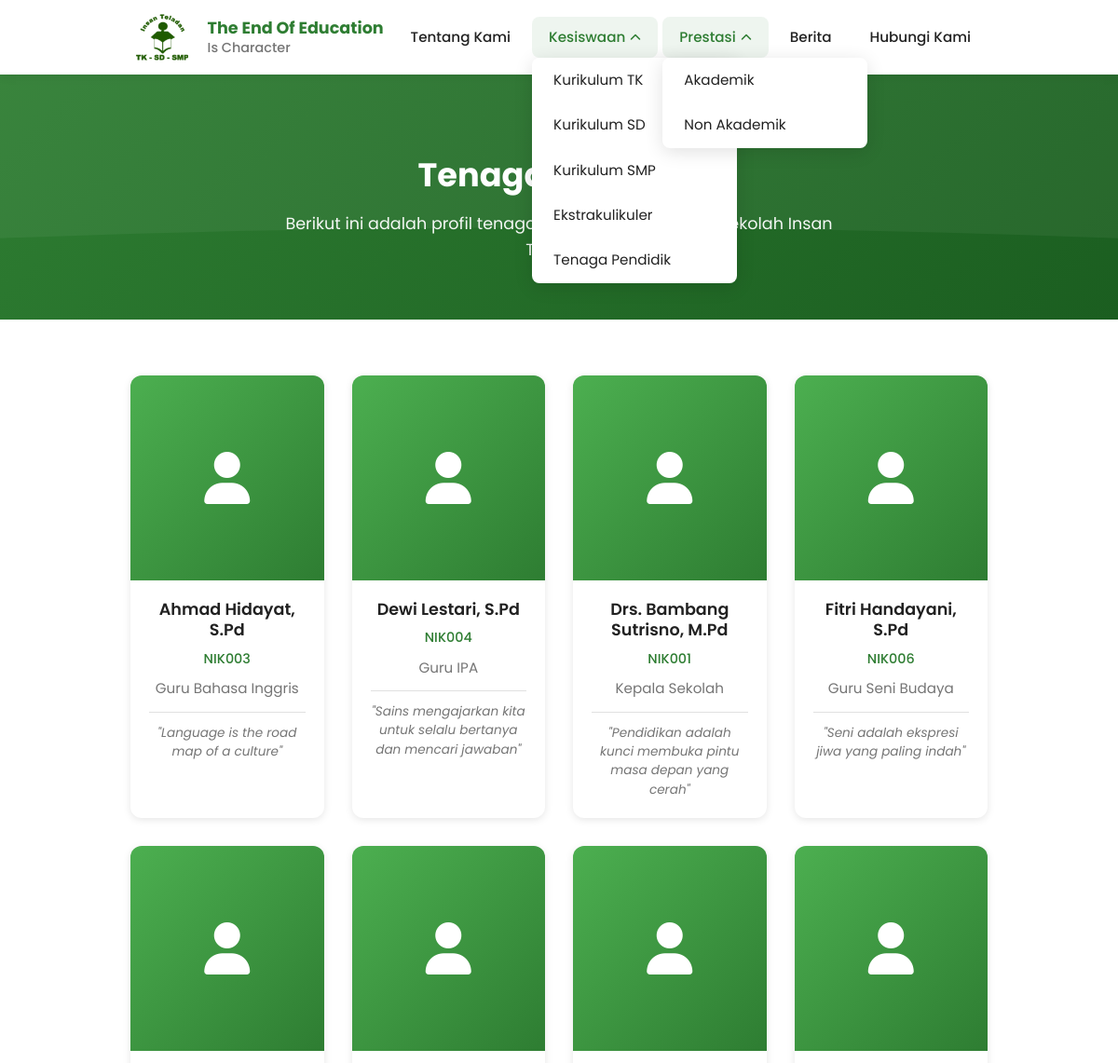
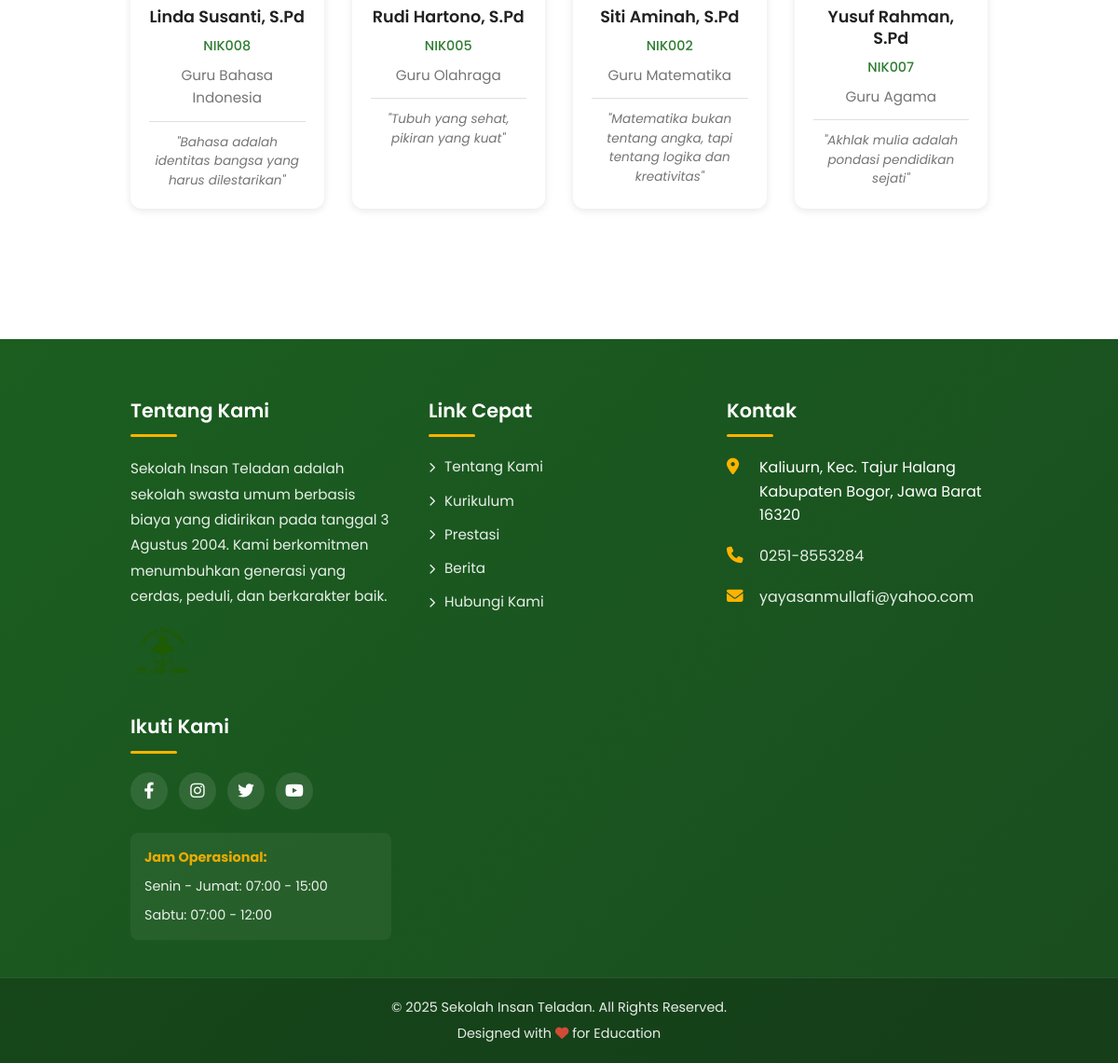
/pages/tenaga_pendidik.php, run on the app's committed database (2 pictures, top to bottom).
### tables this page shows
CREATE TABLE IF NOT EXISTS tenaga_pendidik (
    id INT PRIMARY KEY AUTO_INCREMENT,
    nama VARCHAR(100) NOT NULL,
    nik VARCHAR(20) UNIQUE NOT NULL,
    posisi VARCHAR(100) NOT NULL,
    quotes TEXT,
    foto VARCHAR(255),
    created_at TIMESTAMP DEFAULT CURRENT_TIMESTAMP
);

### config.php (called while the page is built, shortened)
<?php
function h($str) {
    return htmlspecialchars($str, ENT_QUOTES, 'UTF-8');
}
?>

### pages/tenaga_pendidik.php (the view, shortened to what this page needs)
<?php
require_once '../config.php';
$page = isset($_GET['page']) ? (int)$_GET['page'] : 1;
$page = max(1, $page);
$perPage = 8;
$offset = ($page - 1) * $perPage;
$stmt = $pdo->prepare("SELECT * FROM tenaga_pendidik ORDER BY nama ASC LIMIT ? OFFSET ?");
$stmt->execute([$perPage, $offset]);
$tenagaPendidik = $stmt->fetchAll();
include '../includes/header.php';
?>
<div class="page-header">
    <div class="page-header-content">
        <h1>Tenaga Pendidik</h1>
        <p>Berikut ini adalah profil tenaga pendidik yang ada di Sekolah Insan Teladan</p>
    </div>
</div>
<section class="section">
    <div class="container">
        <?php if (!empty($tenagaPendidik)): ?>
        <div class="grid grid-4">
            <?php foreach ($tenagaPendidik as $guru): ?>
            <div class="teacher-card">
                <div class="teacher-image">
                    <?php if ($guru['foto']): ?>
                        <img src="<?php echo SITE_URL; ?>/images/uploads/<?php echo h($guru['foto']); ?>"
                             alt="<?php echo h($guru['nama']); ?>">
                    <?php else: ?>
                        <div class="teacher-placeholder">
                            <i class="fas fa-user"></i>
                        </div>
                    <?php endif; ?>
                </div>
                <div class="teacher-info">
                    <h3><?php echo h($guru['nama']); ?></h3>
                    <p class="teacher-nik"><?php echo h($guru['nik']); ?></p>
                    <p class="teacher-position"><?php echo h($guru['posisi']); ?></p>
                    <?php if ($guru['quotes']): ?>
                        <p class="teacher-quotes">"<?php echo h($guru['quotes']); ?>"</p>
                    <?php endif; ?>
                </div>
            </div>
            <?php endforeach; ?>
        </div>
        <?php endif; ?>
    </div>
</section>
<?php include '../includes/footer.php'; ?>

### includes/header.php (shortened to what this page needs)
<!DOCTYPE html>
<html lang="id">
<head>
    <link rel="stylesheet" href="<?php echo SITE_URL; ?>/css/style.css">
    <link rel="stylesheet" href="<?php echo SITE_URL; ?>/css/navbar.css">
    <link rel="stylesheet" href="<?php echo SITE_URL; ?>/css/footer.css">
    <link rel="stylesheet" href="<?php echo SITE_URL; ?>/css/responsive.css">
    <link rel="stylesheet" href="https://cdnjs.cloudflare.com/ajax/libs/font-awesome/6.4.0/css/all.min.css">
</head>
<body>
        <nav class="navbar">
            <div class="container">
                <div class="navbar-content">
                    <div class="navbar-brand">
                        <a href="<?php echo SITE_URL; ?>/index.php">
                            <img src="<?php echo SITE_URL; ?>/images/logo.png" alt="Logo Sekolah Insan Teladan" class="logo-img">
                            <div class="brand-text">
                                <span class="brand-title">The End Of Education</span>
                                <span class="brand-subtitle">Is Character</span>
                            </div>
                        </a>
                    </div>
                    <ul class="navbar-menu" id="navbarMenu">
                        <li class="nav-item">
                            <a href="<?php echo SITE_URL; ?>/pages/tentang.php" class="nav-link">Tentang Kami</a>
                        </li>
                        <li class="nav-item dropdown">
                            <a href="#" class="nav-link dropdown-toggle">
                                Kesiswaan <i class="fas fa-chevron-down"></i>
                            </a>
                            <ul class="dropdown-menu">
                                <li><a href="<?php echo SITE_URL; ?>/pages/kurikulum_tk.php">Kurikulum TK</a></li>
                                <li><a href="<?php echo SITE_URL; ?>/pages/kurikulum_sd.php">Kurikulum SD</a></li>
                                <li><a href="<?php echo SITE_URL; ?>/pages/kurikulum_smp.php">Kurikulum SMP</a></li>
                                <li><a href="<?php echo SITE_URL; ?>/pages/ekstrakulikuler.php">Ekstrakulikuler</a></li>
                                <li><a href="<?php echo SITE_URL; ?>/pages/tenaga_pendidik.php">Tenaga Pendidik</a></li>
                            </ul>
                        </li>
                        <li class="nav-item dropdown">
                            <a href="#" class="nav-link dropdown-toggle">
                                Prestasi <i class="fas fa-chevron-down"></i>
                            </a>
                            <ul class="dropdown-menu">
                                <li><a href="<?php echo SITE_URL; ?>/pages/prestasi_akademik.php">Akademik</a></li>
                                <li><a href="<?php echo SITE_URL; ?>/pages/prestasi_non_akademik.php">Non Akademik</a></li>
                            </ul>
                        </li>
                        <li class="nav-item">
                            <a href="<?php echo SITE_URL; ?>/pages/berita.php" class="nav-link">Berita</a>
                        </li>
                        <li class="nav-item">
                            <a href="<?php echo SITE_URL; ?>/pages/hubungi.php" class="nav-link">Hubungi Kami</a>
                        </li>
                    </ul>
                </div>
            </div>
        </nav>
</body>
    <main class="main-content">

### includes/footer.php (shortened to what this page needs)
</main>
    <footer class="footer">
        <div class="footer-content">
            <div class="container">
                <div class="footer-grid">
                    <div class="footer-section">
                        <h3 class="footer-title">Tentang Kami</h3>
                        <p class="footer-text">
                            Sekolah Insan Teladan adalah sekolah swasta umum berbasis biaya yang didirikan pada tanggal 3 Agustus 2004.
                            Kami berkomitmen menumbuhkan generasi yang cerdas, peduli, dan berkarakter baik.
                        </p>
                        <div class="footer-logo">
                            <img src="<?php echo SITE_URL; ?>/images/logo.png" alt="Logo" style="height: 50px;">
                        </div>
                    </div>
                    <div class="footer-section">
                        <h3 class="footer-title">Link Cepat</h3>
                        <ul class="footer-links">
                            <li><a href="<?php echo SITE_URL; ?>/pages/tentang.php"><i class="fas fa-chevron-right"></i> Tentang Kami</a></li>
                            <li><a href="<?php echo SITE_URL; ?>/pages/kurikulum_sd.php"><i class="fas fa-chevron-right"></i> Kurikulum</a></li>
                            <li><a href="<?php echo SITE_URL; ?>/pages/prestasi_akademik.php"><i class="fas fa-chevron-right"></i> Prestasi</a></li>
                            <li><a href="<?php echo SITE_URL; ?>/pages/berita.php"><i class="fas fa-chevron-right"></i> Berita</a></li>
                            <li><a href="<?php echo SITE_URL; ?>/pages/hubungi.php"><i class="fas fa-chevron-right"></i> Hubungi Kami</a></li>
                        </ul>
                    </div>
                    <div class="footer-section">
                        <h3 class="footer-title">Kontak</h3>
                        <ul class="footer-contact">
                            <li>
                                <i class="fas fa-map-marker-alt"></i>
                                <span>Kaliuurn, Kec. Tajur Halang<br>Kabupaten Bogor, Jawa Barat 16320</span>
                            </li>
                            <li>
                                <i class="fas fa-phone"></i>
                                <a href="tel:02518553284">0251-8553284</a>
                            </li>
                            <li>
                                <i class="fas fa-envelope"></i>
                                <a href="mailto:yayasanmullafi@yahoo.com">yayasanmullafi@yahoo.com</a>
                            </li>
                        </ul>
                    </div>
                    <div class="footer-section">
                        <h3 class="footer-title">Ikuti Kami</h3>
                        <div class="social-links">
                            <a href="#" class="social-link" title="Facebook">
                                <i class="fab fa-facebook-f"></i>
                            </a>
                            <a href="#" class="social-link" title="Instagram">
                                <i class="fab fa-instagram"></i>
                            </a>
                            <a href="#" class="social-link" title="Twitter">
                                <i class="fab fa-twitter"></i>
                            </a>
                            <a href="#" class="social-link" title="YouTube">
                                <i class="fab fa-youtube"></i>
                            </a>
                        </div>
                        <div class="footer-info">
                            <p><strong>Jam Operasional:</strong></p>
                            <p>Senin - Jumat: 07:00 - 15:00</p>
                            <p>Sabtu: 07:00 - 12:00</p>
                        </div>
                    </div>
                </div>
            </div>
        </div>
        <div class="footer-bottom">
            <div class="container">
                <div class="footer-bottom-content">
                    <p>&copy; <?php echo date('Y'); ?> Sekolah Insan Teladan. All Rights Reserved.</p>
                    <p>Designed with <i class="fas fa-heart" style="color: #e74c3c;"></i> for Education</p>
                </div>
            </div>
        </div>
    </footer>
</body>
</html>

### css/style.css (style rules this page uses)
:root { --primary-color: #2e7d32; --primary-dark: #1b5e20; --primary-light: #4caf50; --secondary-color: #ffa726; --accent-color: #ffb300; --text-dark: #212121; --text-light: #757575; --bg-light: #f5f5f5; --white: #ffffff; --border-color: #e0e0e0; --shadow: 0 2px 8px rgba(0, 0, 0, 0.1); --shadow-hover: 0 4px 16px rgba(0, 0, 0, 0.15); --transition: all 0.3s ease; }
* { margin: 0; padding: 0; box-sizing: border-box; }
html { scroll-behavior: smooth; font-size: 16px; }
body { font-family: "Poppins", sans-serif; line-height: 1.6; color: var(--text-dark); background-color: var(--white); overflow-x: hidden; }
img { max-width: 100%; height: auto; display: block; }
a { text-decoration: none; color: inherit; transition: var(--transition); }
ul, ol { list-style: none; }
.container { max-width: 1200px; margin: 0 auto; padding: 0 20px; }
.main-content { min-height: 70vh; padding-top: 0; }
.page-header { background: linear-gradient( 135deg, var(--primary-color) 0%, var(--primary-dark) 100% ); color: var(--white); padding: 80px 0 60px; text-align: center; position: relative; overflow: hidden; }
.page-header::before { content: ""; position: absolute; top: 0; left: 0; right: 0; bottom: 0; background-size: cover; }
.page-header-content { position: relative; z-index: 1; }
.page-header h1 { font-size: 2.5rem; font-weight: 700; margin-bottom: 10px; animation: fadeInUp 0.6s ease; }
.page-header p { font-size: 1.1rem; opacity: 0.95; max-width: 600px; margin: 0 auto; animation: fadeInUp 0.6s ease 0.2s backwards; }
.section { padding: 80px 0; }
.grid { display: grid; gap: 30px; }
.grid-4 { grid-template-columns: repeat(4, 1fr); }

### css/navbar.css (style rules this page uses)
.navbar { background: var(--white); box-shadow: 0 2px 10px rgba(0, 0, 0, 0.08); position: sticky; top: 0; z-index: 1000; transition: var(--transition); }
.dropdown:hover .dropdown-menu, .dropdown.active .dropdown-menu { opacity: 1; visibility: visible; transform: translateY(0); }
.dropdown-menu li { list-style: none; }
.dropdown-menu a { display: block; padding: 12px 20px; color: var(--text-dark); font-size: 0.95rem; transition: var(--transition); border-left: 3px solid transparent; }
.dropdown:hover .nav-link i, .dropdown.active .nav-link i { transform: rotate(180deg); }
.nav-item.active .nav-link { color: var(--primary-color); background: rgba(46, 125, 50, 0.08); }
.navbar-content { display: flex; justify-content: space-between; align-items: center; padding: 15px 0; position: relative; }
.navbar-brand { display: flex; align-items: center; gap: 15px; }
.navbar-brand a { display: flex; align-items: center; gap: 15px; }
.logo-img { height: 50px; width: auto; }
.brand-text { display: flex; flex-direction: column; gap: 2px; }
.brand-title { font-size: 1.1rem; font-weight: 700; color: var(--primary-color); line-height: 1.2; }
.brand-subtitle { font-size: 0.9rem; font-weight: 500; color: var(--text-light); line-height: 1.2; }
.navbar-menu { display: flex; align-items: center; gap: 5px; list-style: none; }
.nav-item { position: relative; }
.nav-link { display: flex; align-items: center; gap: 5px; padding: 10px 18px; color: var(--text-dark); font-weight: 500; font-size: 0.95rem; border-radius: 8px; transition: var(--transition); }
.nav-link i { font-size: 0.75rem; transition: var(--transition); }
.dropdown { position: relative; }
.dropdown-toggle { cursor: pointer; }
.dropdown-menu { position: absolute; top: 100%; left: 0; min-width: 220px; background: var(--white); border-radius: 8px; box-shadow: 0 4px 20px rgba(0, 0, 0, 0.12); display: none; position: absolute; top: 100%; left: 0; }
.dropdown.active .dropdown-menu { display: block; }

### css/responsive.css (style rules this page uses)
@media (max-width: 1200px) { .container { max-width: 960px; } }
@media (max-width: 1200px) { .section { padding: 60px 0; } }
@media (max-width: 1200px) { .page-header h1 { font-size: 2.2rem; } }

### data on the page
tenaga_pendidik: nama "Ahmad Hidayat, S.Pd", nik "NIK003", posisi "Guru Bahasa Inggris", quotes "Language is the road map of a culture"
tenaga_pendidik: nama "Dewi Lestari, S.Pd", nik "NIK004", posisi "Guru IPA", quotes "Sains mengajarkan kita untuk selalu bertanya dan mencari jawaban"
tenaga_pendidik: nama "Drs. Bambang Sutrisno, M.Pd", nik "NIK001", posisi "Kepala Sekolah", quotes "Pendidikan adalah kunci membuka pintu masa depan yang cerah"
tenaga_pendidik: nama "Fitri Handayani, S.Pd", nik "NIK006", posisi "Guru Seni Budaya", quotes "Seni adalah ekspresi jiwa yang paling indah"
tenaga_pendidik: nama "Linda Susanti, S.Pd", nik "NIK008", posisi "Guru Bahasa Indonesia", quotes "Bahasa adalah identitas bangsa yang harus dilestarikan"
tenaga_pendidik: nama "Rudi Hartono, S.Pd", nik "NIK005", posisi "Guru Olahraga", quotes "Tubuh yang sehat, pikiran yang kuat"
tenaga_pendidik: nama "Siti Aminah, S.Pd", nik "NIK002", posisi "Guru Matematika", quotes "Matematika bukan tentang angka, tapi tentang logika dan kreativitas"
tenaga_pendidik: nama "Yusuf Rahman, S.Pd", nik "NIK007", posisi "Guru Agama", quotes "Akhlak mulia adalah pondasi pendidikan sejati"
